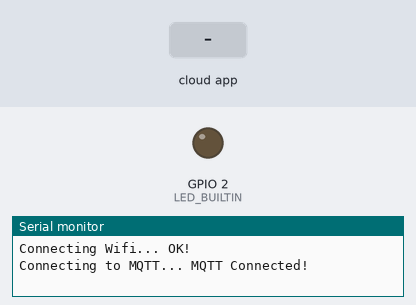
The sketch below on a simulated ESP8266 (NodeMCU). Shown: output pins drawn as LEDs (lit = HIGH, except the on-board LED, lit = LOW), the last lines printed to the serial monitor. The test bench sets the inputs (shaded band). WiFi joins after 1.5 s; servers stay silent unless stated; no MQTT or app messages arrive unless stated.

Above: at 2.7 s.
2.8 s: the phone or cloud app sets onoff to 1
At 4.0 s:
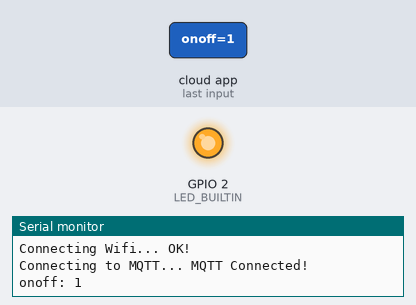
4.3 s: the phone or cloud app sets onoff to 0
At 4.7 s:
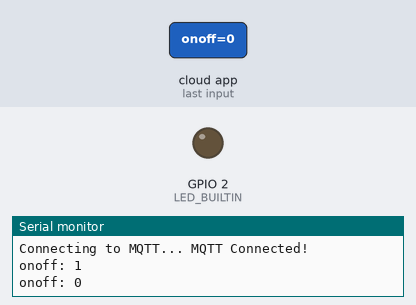
Timing chart, 0 to 7.3 s (numbered marks = the images above; inputs shaded):
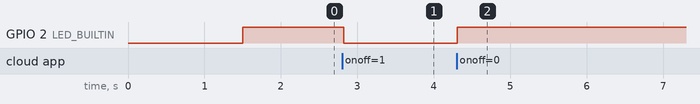

Measured:
- after the input at 2.8 s, GPIO 2 (LED_BUILTIN): HIGH → LOW at once
- after the input at 4.3 s, GPIO 2 (LED_BUILTIN): LOW → HIGH at once

The sketch:

Lamp_Automation.ino
```cpp
#include <ESP8266WiFi.h>
#include "Adafruit_MQTT.h"
#include "Adafruit_MQTT_Client.h"

#define WIFI_SSID "<Your Wifi SSID>"
#define WIFI_PASS "<Your WiFi Password>"

#define MQTT_SERV "io.adafruit.com"
#define MQTT_PORT 1883
#define MQTT_NAME "<Your Adafruit IO Username>"
#define MQTT_PASS "<Your Adafruit IO Key>"

//Set up MQTT and WiFi clients
WiFiClient client;
Adafruit_MQTT_Client mqtt(&client, MQTT_SERV, MQTT_PORT, MQTT_NAME, MQTT_PASS);

//Set up the feed you're subscribing to
Adafruit_MQTT_Subscribe onoff = Adafruit_MQTT_Subscribe(&mqtt, MQTT_NAME "/f/onoff");


void setup()
{
  Serial.begin(9600);

  //Connect to WiFi
  Serial.print("\n\nConnecting Wifi... ");
  WiFi.begin(WIFI_SSID, WIFI_PASS);
  while (WiFi.status() != WL_CONNECTED)
  {
    delay(500);
  }

  Serial.println("OK!");

  //Subscribe to the onoff feed
  mqtt.subscribe(&onoff);

  pinMode(LED_BUILTIN, OUTPUT);
  digitalWrite(LED_BUILTIN, HIGH);
}

void loop()
{
  MQTT_connect();

  //Read from our subscription queue until we run out, or
  //wait up to 5 seconds for subscription to update
  Adafruit_MQTT_Subscribe * subscription;
  while ((subscription = mqtt.readSubscription(5000)))
  {
    //If we're in here, a subscription updated...
    if (subscription == &onoff)
    {
      //Print the new value to the serial monitor
      Serial.print("onoff: ");
      Serial.println((char*) onoff.lastread);

      //If the new value is  "ON", turn the light on.
      //Otherwise, turn it off.
      if (!strcmp((char*) onoff.lastread, "1"))
      {
        //Active low logic
        digitalWrite(LED_BUILTIN, LOW);
      }
      else
      {
        digitalWrite(LED_BUILTIN, HIGH);
      }
    }
  }

  // ping the server to keep the mqtt connection alive
  if (!mqtt.ping())
  {
    mqtt.disconnect();
  }
}

void MQTT_connect()
{
  int8_t ret;

  // Stop if already connected.
  if (mqtt.connected())
  {
    return;
  }

  Serial.print("Connecting to MQTT... ");

  uint8_t retries = 3;
  while ((ret = mqtt.connect()) != 0) // connect will return 0 for connected
  {
       Serial.println(mqtt.connectErrorString(ret));
       Serial.println("Retrying MQTT connection in 5 seconds...");
       mqtt.disconnect();
       delay(5000);  // wait 5 seconds
       retries--;
       if (retries == 0)
       {
         // basically die and wait for WDT to reset me
         while (1);
       }
  }
  Serial.println("MQTT Connected!");
}
```
